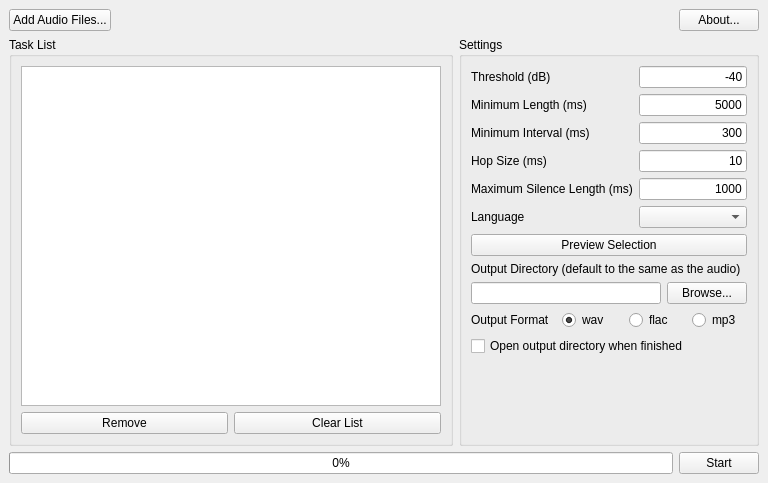
<?xml version="1.0" encoding="UTF-8"?>
<ui version="4.0">
 <class>MainWindow</class>
 <widget class="QMainWindow" name="MainWindow">
  <property name="geometry">
   <rect>
    <x>0</x>
    <y>0</y>
    <width>768</width>
    <height>483</height>
   </rect>
  </property>
  <property name="font">
   <font>
    <family>Microsoft YaHei UI</family>
   </font>
  </property>
  <property name="windowTitle">
   <string>MainWindow</string>
  </property>
  <widget class="QWidget" name="centralwidget">
   <layout class="QVBoxLayout" name="verticalLayout">
    <item>
     <layout class="QHBoxLayout" name="horizontalLayout_2">
      <item>
       <widget class="QPushButton" name="btnAddFiles">
        <property name="enabled">
         <bool>true</bool>
        </property>
        <property name="sizePolicy">
         <sizepolicy hsizetype="Fixed" vsizetype="Fixed">
          <horstretch>0</horstretch>
          <verstretch>0</verstretch>
         </sizepolicy>
        </property>
        <property name="text">
         <string>Add Audio Files...</string>
        </property>
       </widget>
      </item>
      <item>
       <spacer name="horizontalSpacer">
        <property name="orientation">
         <enum>Qt::Horizontal</enum>
        </property>
        <property name="sizeHint" stdset="0">
         <size>
          <width>40</width>
          <height>20</height>
         </size>
        </property>
       </spacer>
      </item>
      <item>
       <widget class="QPushButton" name="btnAbout">
        <property name="text">
         <string>About...</string>
        </property>
       </widget>
      </item>
     </layout>
    </item>
    <item>
     <layout class="QHBoxLayout" name="horizontalLayout">
      <item>
       <widget class="QGroupBox" name="groupBox">
        <property name="sizePolicy">
         <sizepolicy hsizetype="Preferred" vsizetype="Minimum">
          <horstretch>0</horstretch>
          <verstretch>0</verstretch>
         </sizepolicy>
        </property>
        <property name="title">
         <string>Task List</string>
        </property>
        <layout class="QVBoxLayout" name="verticalLayout_2">
         <item>
          <widget class="QListWidget" name="lwTaskList">
           <property name="frameShadow">
            <enum>QFrame::Plain</enum>
           </property>
           <property name="selectionMode">
            <enum>QAbstractItemView::SingleSelection</enum>
           </property>
          </widget>
         </item>
         <item>
          <layout class="QHBoxLayout" name="horizontalLayout_5">
           <item>
            <widget class="QPushButton" name="btnRemove">
             <property name="text">
              <string>Remove</string>
             </property>
            </widget>
           </item>
           <item>
            <widget class="QPushButton" name="btnClearList">
             <property name="text">
              <string>Clear List</string>
             </property>
            </widget>
           </item>
          </layout>
         </item>
        </layout>
       </widget>
      </item>
      <item>
       <widget class="QGroupBox" name="groupBox_2">
        <property name="sizePolicy">
         <sizepolicy hsizetype="Maximum" vsizetype="Minimum">
          <horstretch>0</horstretch>
          <verstretch>0</verstretch>
         </sizepolicy>
        </property>
        <property name="title">
         <string>Settings</string>
        </property>
        <layout class="QVBoxLayout" name="verticalLayout_3">
         <item>
          <layout class="QFormLayout" name="formLayout">
           <item row="0" column="0">
            <widget class="QLabel" name="label_2">
             <property name="text">
              <string>Threshold (dB)</string>
             </property>
            </widget>
           </item>
           <item row="0" column="1">
            <widget class="QLineEdit" name="leThreshold">
             <property name="text">
              <string>-40</string>
             </property>
             <property name="alignment">
              <set>Qt::AlignRight|Qt::AlignTrailing|Qt::AlignVCenter</set>
             </property>
            </widget>
           </item>
           <item row="1" column="0">
            <widget class="QLabel" name="label_3">
             <property name="text">
              <string>Minimum Length (ms)</string>
             </property>
            </widget>
           </item>
           <item row="2" column="0">
            <widget class="QLabel" name="label_4">
             <property name="text">
              <string>Minimum Interval (ms)</string>
             </property>
            </widget>
           </item>
           <item row="2" column="1">
            <widget class="QLineEdit" name="leMinInterval">
             <property name="text">
              <string>300</string>
             </property>
             <property name="alignment">
              <set>Qt::AlignRight|Qt::AlignTrailing|Qt::AlignVCenter</set>
             </property>
            </widget>
           </item>
           <item row="3" column="0">
            <widget class="QLabel" name="label_5">
             <property name="text">
              <string>Hop Size (ms)</string>
             </property>
            </widget>
           </item>
           <item row="3" column="1">
            <widget class="QLineEdit" name="leHopSize">
             <property name="text">
              <string>10</string>
             </property>
             <property name="alignment">
              <set>Qt::AlignRight|Qt::AlignTrailing|Qt::AlignVCenter</set>
             </property>
            </widget>
           </item>
           <item row="4" column="0">
            <widget class="QLabel" name="label_6">
             <property name="text">
              <string>Maximum Silence Length (ms)</string>
             </property>
            </widget>
           </item>
          <item row="4" column="1">
           <widget class="QLineEdit" name="leMaxSilence">
            <property name="text">
             <string>1000</string>
            </property>
            <property name="alignment">
             <set>Qt::AlignRight|Qt::AlignTrailing|Qt::AlignVCenter</set>
            </property>
           </widget>
          </item>
          <item row="5" column="0">
           <widget class="QLabel" name="labelLanguage">
            <property name="text">
             <string>Language</string>
            </property>
           </widget>
          </item>
          <item row="5" column="1">
           <widget class="QComboBox" name="cbLanguage"/>
          </item>
          <item row="1" column="1">
           <widget class="QLineEdit" name="leMinLen">
            <property name="text">
             <string>5000</string>
            </property>
             <property name="alignment">
              <set>Qt::AlignRight|Qt::AlignTrailing|Qt::AlignVCenter</set>
             </property>
            </widget>
           </item>
          </layout>
         </item>
         <item>
          <widget class="QPushButton" name="btnPreviewSelection">
           <property name="text">
            <string>Preview Selection</string>
           </property>
          </widget>
         </item>
         <item>
          <widget class="QLabel" name="label_7">
           <property name="text">
            <string>Output Directory (default to the same as the audio)</string>
           </property>
          </widget>
         </item>
         <item>
         <layout class="QHBoxLayout" name="horizontalLayout_4">
           <item>
            <widget class="QLineEdit" name="leOutputDir">
             <property name="text">
              <string/>
             </property>
             <property name="alignment">
              <set>Qt::AlignLeading|Qt::AlignLeft|Qt::AlignVCenter</set>
             </property>
            </widget>
           </item>
           <item>
           <widget class="QPushButton" name="btnBrowse">
            <property name="text">
             <string>Browse...</string>
            </property>
           </widget>
          </item>
         </layout>
        </item>
        <item>
         <layout class="QHBoxLayout" name="horizontalLayoutOutputFormat">
          <item>
           <widget class="QLabel" name="labelOutputFormat">
            <property name="text">
             <string>Output Format</string>
            </property>
           </widget>
          </item>
          <item alignment="Qt::AlignHCenter">
           <widget class="QRadioButton" name="radioButtonWav">
            <property name="text">
             <string notr="true">wav</string>
            </property>
            <property name="checked">
             <bool>true</bool>
            </property>
            <attribute name="buttonGroup">
             <string notr="true">outputFormatGroup</string>
            </attribute>
           </widget>
          </item>
          <item alignment="Qt::AlignHCenter">
           <widget class="QRadioButton" name="radioButtonFlac">
            <property name="text">
             <string notr="true">flac</string>
            </property>
            <attribute name="buttonGroup">
             <string notr="true">outputFormatGroup</string>
            </attribute>
           </widget>
          </item>
          <item alignment="Qt::AlignHCenter">
           <widget class="QRadioButton" name="radioButtonMp3">
            <property name="text">
             <string notr="true">mp3</string>
            </property>
            <attribute name="buttonGroup">
             <string notr="true">outputFormatGroup</string>
            </attribute>
           </widget>
          </item>
         </layout>
        </item>
        <item>
         <widget class="QCheckBox" name="cbxOpenOutuptDirectory">
          <property name="text">
           <string>Open output directory when finished</string>
          </property>
         </widget>
        </item>
         <item>
          <spacer name="verticalSpacer">
           <property name="orientation">
            <enum>Qt::Vertical</enum>
           </property>
           <property name="sizeHint" stdset="0">
            <size>
             <width>20</width>
             <height>40</height>
            </size>
           </property>
          </spacer>
         </item>
        </layout>
       </widget>
      </item>
     </layout>
    </item>
    <item>
     <layout class="QHBoxLayout" name="horizontalLayout_3">
      <item>
       <widget class="QProgressBar" name="progressBar">
        <property name="value">
         <number>0</number>
        </property>
       </widget>
      </item>
      <item>
       <widget class="QPushButton" name="btnStart">
        <property name="text">
         <string>Start</string>
        </property>
       </widget>
      </item>
     </layout>
    </item>
   </layout>
  </widget>
 </widget>
 <resources/>
 <connections/>
 <buttongroups>
  <buttongroup name="outputFormatGroup"/>
 </buttongroups>
</ui>
